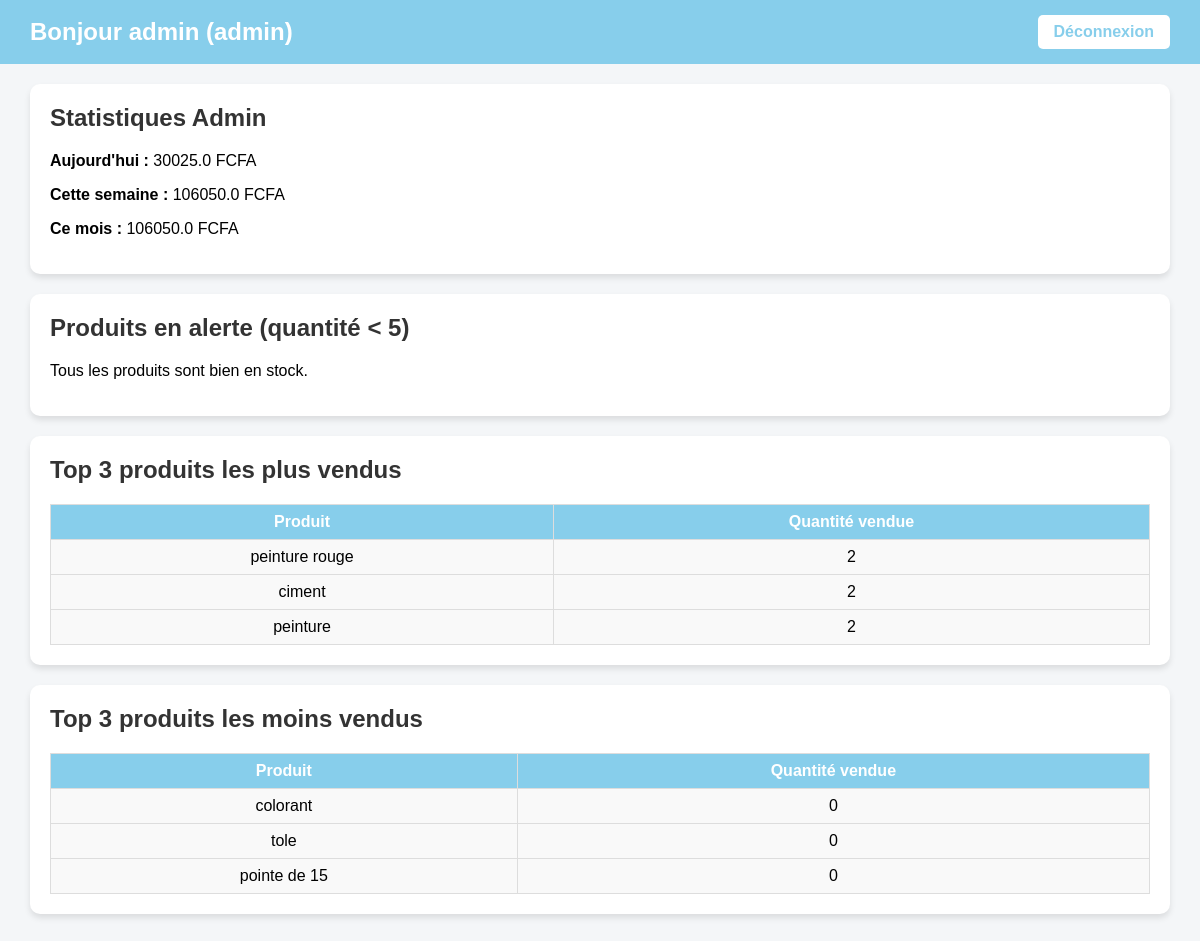
The page /dashboard (signed in) on the database its author committed.
### tables this page shows
CREATE TABLE products (
    id INTEGER PRIMARY KEY AUTOINCREMENT,
    name TEXT NOT NULL,
    quantity INTEGER NOT NULL,
    total_quantity INTEGER NOT NULL,
    price REAL NOT NULL,
    username TEXT NOT NULL,
    ville TEXT NOT NULL
);

### main.py (the view)
@app.get("/dashboard", response_class=HTMLResponse)
def dashboard(request: Request):
    if "user" not in request.session:
        return RedirectResponse("/login", status_code=303)
    username = request.session["user"]
    role = request.session.get("role")
    conn = get_db()
    cursor = conn.cursor()
    if role == "admin":
        today = datetime.now().strftime("%Y-%m-%d")
        week_start = (datetime.now() - timedelta(days=datetime.now().weekday())).strftime("%Y-%m-%d")
        month_start = datetime.now().strftime("%Y-%m-01")
        cursor.execute("SELECT SUM(total_price) FROM sales WHERE DATE(date)=?", (today,))
        total_today = cursor.fetchone()[0] or 0
        cursor.execute("SELECT SUM(total_price) FROM sales WHERE DATE(date)>=?", (week_start,))
        total_week = cursor.fetchone()[0] or 0
        cursor.execute("SELECT SUM(total_price) FROM sales WHERE DATE(date)>=?", (month_start,))
        total_month = cursor.fetchone()[0] or 0
        cursor.execute("SELECT name, quantity FROM products WHERE quantity < 5")
        low_stock = cursor.fetchall()
        cursor.execute("""
            SELECT p.name, COALESCE(SUM(s.quantity_sold),0) AS total_sold
            FROM products p
            LEFT JOIN sales s ON s.product_id = p.id
            GROUP BY p.id
            ORDER BY total_sold DESC
            LIMIT 3
        """)
        top_sold = cursor.fetchall()
        cursor.execute("""
            SELECT p.name, COALESCE(SUM(s.quantity_sold),0) AS total_sold
            FROM products p
            LEFT JOIN sales s ON s.product_id = p.id
            GROUP BY p.id
            ORDER BY total_sold ASC
            LIMIT 3
        """)
        least_sold = cursor.fetchall()
        conn.close()
        return templates.TemplateResponse("dashboard.html", {
            "request": request,
            "role": role,
            "username": username,
            "total_today": total_today,
            "total_week": total_week,
            "total_month": total_month,
            "low_stock": low_stock,
            "top_sold": top_sold,
            "least_sold": least_sold
        })
    else:
        cursor.execute("SELECT id, name, quantity, total_quantity, price FROM products WHERE username=?", (username,))
        rows = cursor.fetchall()
        conn.close()
        products = [{"id": r[0], "name": r[1], "quantity": r[2], "total_quantity": r[3], "price": r[4]} for r in rows]
        return templates.TemplateResponse("dashboard.html", {
            "request": request,
            "role": role,
            "username": username,
            "products": products
        })

### templates/dashboard.html (shortened to what this page needs)
<!DOCTYPE html>
<html lang="fr">
<head>
</head>
<body>
<header>
    <h1>Bonjour {{ username }} ({{ role }})</h1>
    <a href="/logout" class="logout">Déconnexion</a>
</header>
<div class="container">
{% if role == "admin" %}
    <div class="card">
        <h2>Statistiques Admin</h2>
        <p><strong>Aujourd'hui :</strong> {{ total_today }} FCFA</p>
        <p><strong>Cette semaine :</strong> {{ total_week }} FCFA</p>
        <p><strong>Ce mois :</strong> {{ total_month }} FCFA</p>
    </div>
    <div class="card">
        <h2>Produits en alerte (quantité < 5)</h2>
        {% if low_stock %}
        <table>
            <tr><th>Produit</th><th>Quantité</th></tr>
            {% for p in low_stock %}
            <tr><td>{{ p[0] }}</td><td>{{ p[1] }}</td></tr>
            {% endfor %}
        </table>
        {% else %}
        <p>Tous les produits sont bien en stock.</p>
        {% endif %}
    </div>
    <div class="card">
        <h2>Top 3 produits les plus vendus</h2>
        {% if top_sold %}
        <table>
            <tr><th>Produit</th><th>Quantité vendue</th></tr>
            {% for p in top_sold %}
            <tr><td>{{ p[0] }}</td><td>{{ p[1] }}</td></tr>
            {% endfor %}
        </table>
        {% else %}
        <p>Aucune vente enregistrée.</p>
        {% endif %}
    </div>
    <div class="card">
        <h2>Top 3 produits les moins vendus</h2>
        {% if least_sold %}
        <table>
            <tr><th>Produit</th><th>Quantité vendue</th></tr>
            {% for p in least_sold %}
            <tr><td>{{ p[0] }}</td><td>{{ p[1] }}</td></tr>
            {% endfor %}
        </table>
        {% else %}
        <p>Aucune vente enregistrée.</p>
        {% endif %}
    </div>
{% endif %}
</div>
</body>
</html>

### templates/dashboard.html (style rules this page uses)
body { font-family: Arial, sans-serif; background-color: #f4f6f8; margin: 0; padding: 0; }
header { background-color: #87CEEB; color: white; padding: 15px 30px; display: flex; justify-content: space-between; align-items: center; }
header h1 { margin: 0; font-size: 24px; }
header a.logout { background-color: white; color: #87CEEB; padding: 8px 16px; text-decoration: none; border-radius: 5px; font-weight: bold; }
.container { padding: 20px 30px; }
.card { background-color: white; padding: 20px; margin-bottom: 20px; border-radius: 10px; box-shadow: 0 4px 6px rgba(0,0,0,0.1); }
.card h2 { margin-top: 0; color: #333; }
table { width: 100%; border-collapse: collapse; margin-top: 10px; }
table, th, td { border: 1px solid #ddd; }
th, td { padding: 8px; text-align: center; }
th { background-color: #87CEEB; color: white; }
td { background-color: #f9f9f9; }

### rows shown on the page
products: username "admin", name "peinture rouge", p "2"
products: name "ciment", p "2"
products: name "peinture", p "2"
products: name "colorant", p "0"
products: name "tole", p "0"
products: name "pointe de 15", p "0"

### other values the page prints
{{ total_today }} "30025.0"
{{ total_week }} "106050.0"
{{ total_month }} "106050.0"
